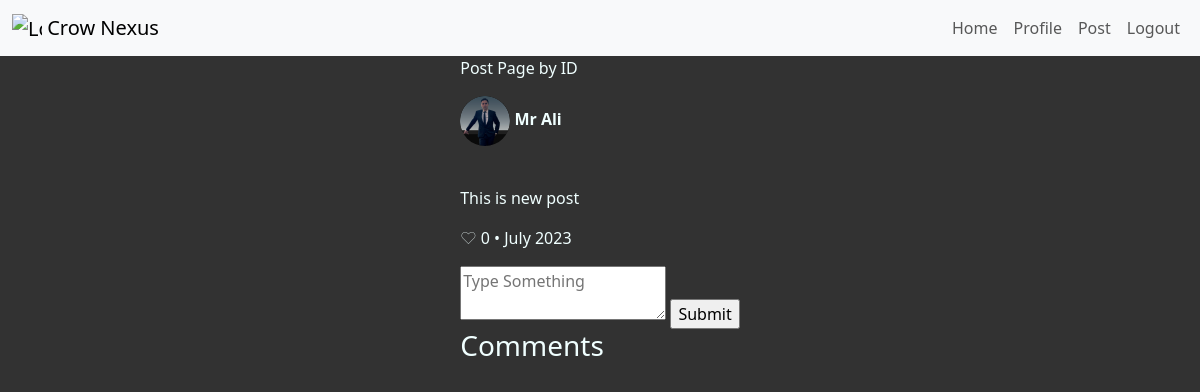
The app's page /showpost/2 (signed in), older data.
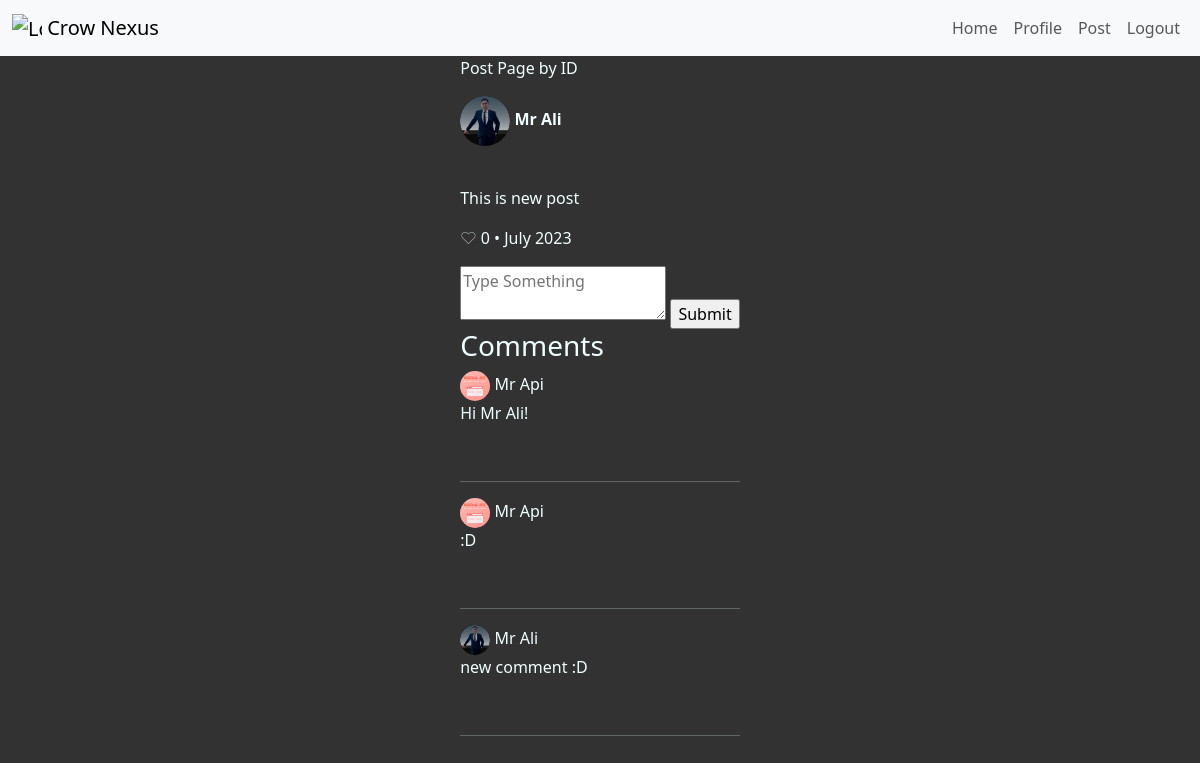
The same page, newer data.
### main.py (models this page shows)
    class User(db.Model, UserMixin):
        __tablename__ = 'user'
        id = db.Column(db.Integer, primary_key=True)
        username = db.Column(db.String(40), nullable=False, unique=False)
        email = db.Column(db.String(80), nullable=False, unique=True)
        phone_number = db.Column(db.String(20))
        password = db.Column(db.String(100), nullable=False)
        created_at = db.Column(db.DateTime, default=datetime.utcnow)
        updated_at = db.Column(
            db.DateTime, default=datetime.utcnow, onupdate=datetime.utcnow)
        is_blocked = db.Column(db.Boolean, default=False)
        profile_picture = db.Column(db.String(100))
        posts = relationship('Post', back_populates='user')
        comments = db.relationship('Comment', back_populates='user')

    class Post(db.Model):
        __tablename__ = 'post'
        id = db.Column(db.Integer, primary_key=True)
        user_id = db.Column(db.Integer, db.ForeignKey(
            'user.id'), nullable=False)
        body = db.Column(db.Text, nullable=False)
        likes = db.Column(db.Integer, default=0)
        created_at = db.Column(db.DateTime, default=datetime.utcnow)
        updated_at = db.Column(db.DateTime, default=datetime.utcnow)
        user = relationship('User', back_populates='posts')
        comments = db.relationship('Comment', back_populates='post')

    class Comment(db.Model):
        __tablename__ = 'comments'
        id = db.Column(db.Integer, primary_key=True)
        content = db.Column(db.String(255), nullable=False)
        timestamp = db.Column(db.DateTime, nullable=False,
                              default=datetime.utcnow)
        user_id = db.Column(db.Integer, db.ForeignKey(
            'user.id'), nullable=False)
        post_id = db.Column(db.Integer, db.ForeignKey(
            'post.id'), nullable=False)
        user = db.relationship('User', back_populates='comments')
        post = db.relationship('Post', back_populates='comments')

### main.py (the view, shortened to what this page needs)
    @app.route('/showpost/<int:post_id>', methods=['GET', 'POST'])
    @login_required
    def show_post(post_id):
        requested_post = Post.query.get(post_id)
        form = CommentForm()
        if requested_post:
            return render_template('showpost.html', form=form, post=requested_post, current_user=current_user, logged_in=current_user.is_authenticated)
        else:
            flash('Post not found.')
            return redirect(url_for('home'))

### main.py
    class CommentForm(FlaskForm):
        comment = TextAreaField('Post',
                                validators=[
                                    DataRequired(), Length(min=1, max=280)],
                                render_kw={'class': '',
                                           'placeholder': 'Type Something'}
                                )
        submit = SubmitField('Submit', render_kw={'class': ''})

### main.py (called while the page is built)
@login_manager.user_loader
def load_user(user_id):
    return User.query.get(int(user_id))

### templates/showpost.html (shortened to what this page needs)
{% extends 'base.html' %}
{% block content %}
<p>Post Page by ID</p>
<p>
    <span>
    {% if post.user.profile_picture %}
        <img src="{{ url_for('static', filename='profile_pictures/' + post.user.profile_picture) }}" alt="Profile Picture">
    {% else %}
     <img src="{{ url_for('static', filename='images/blank-profile-pic.png') }}" alt="Profile Picture">
    {% endif %}
    </span>
    <strong> {{ post.user.username }}</strong>
</p>
<br>
<p>{{ post.body }}</p>
 <p style="font-weight:lighter">
    ♡  {{ post.likes }} •
    {{ post.created_at.strftime('%B %Y') }}
    <br>
</p>
<form action="{{url_for('show_post', post_id=post.id)}}" method="post">
{{ form.comment }}
{{ form.submit }}
</form>
 <h3>Comments</h3>
 {% for comment in post.comments %}
 <span>
    {% if comment.user.profile_picture %}
        <img class="comment-img" src="{{ url_for('static', filename='profile_pictures/' + comment.user.profile_picture) }}" alt="Profile Picture">
    {% else %}
     <img src="{{ url_for('static', filename='images/blank-profile-pic.png') }}" alt="Profile Picture">
    {% endif %}
    {{comment.user.username }}
    </span>
     <p>{{ comment.content }}</p>
     <br> <hr>
 {% endfor %}
{% endblock %}

### templates/base.html (shortened to what this page needs)
<!DOCTYPE html>
<html lang="en">
<head>
    <link href="https://cdn.jsdelivr.net/npm/bootstrap@5.3.0-alpha1/dist/css/bootstrap.min.css" rel="stylesheet">
    <link rel="stylesheet" href="{{url_for('static', filename='css/styles.css')}}">
</head>
<body>
    <nav class="navbar navbar-expand-lg bg-body-tertiary">
        <div class="container-fluid">
        <a class="navbar-brand" href="/">
            <img src="{{url_for('static', filename='images/logo/crow-nav-logo.png')}}" alt="Logo" width="30" height="24" class="d-inline-block align-text-top">
            Crow Nexus
        </a>
            <div class="collapse navbar-collapse" id="navbarSupportedContent">
            <ul class="navbar-nav ms-auto mb-2 mb-lg-0">
                {% if not logged_in: %}
                <li class="nav-item"><a class="nav-link" href="{{ url_for('login') }}">Login</a></li>
                <li class="nav-item"><a class="nav-link" href="{{ url_for('register') }}">Register</a></li>
                 <li class="nav-item"><a class="nav-link" href="{{ url_for('about') }}">About</a></li>
                {% else %}
                <li class="nav-item"><a class="nav-link" href="{{ url_for('home') }}">Home</a></li>
                <li class="nav-item"><a class="nav-link" href="{{ url_for('profile') }}">Profile</a></li>
                <li class="nav-item"><a class="nav-link" href="{{ url_for('new_post') }}">Post</a></li>
                <li class="nav-item"><a class="nav-link" href="{{ url_for('logout') }}">Logout</a></li>
                {% endif %}
            </ul>
            </div>
        </div>
      </nav>
    <div class="main-div">
    {% block content %}
    {% endblock %}
    </div>
</body>
</html>

### static/css/styles.css (style rules this page uses)
body { background-color: #323232; color: azure; }
div p img { border-radius: 50%; height: 50px; }
.comment-img { border-radius: 50%; height: 30px; }
a { text-decoration: none; color: beige; }
.main-div { display: grid; justify-content: center; }

Row changes from the older to the newer data that the page shows:
added Comment: profile_picture (picture), user.username "Mr Api", content "Hi Mr Ali!"
added Comment: profile_picture (picture), user.username "Mr Api", content ":D"
added Comment: profile_picture (picture), user.username "Mr Ali", content "new comment :D"
